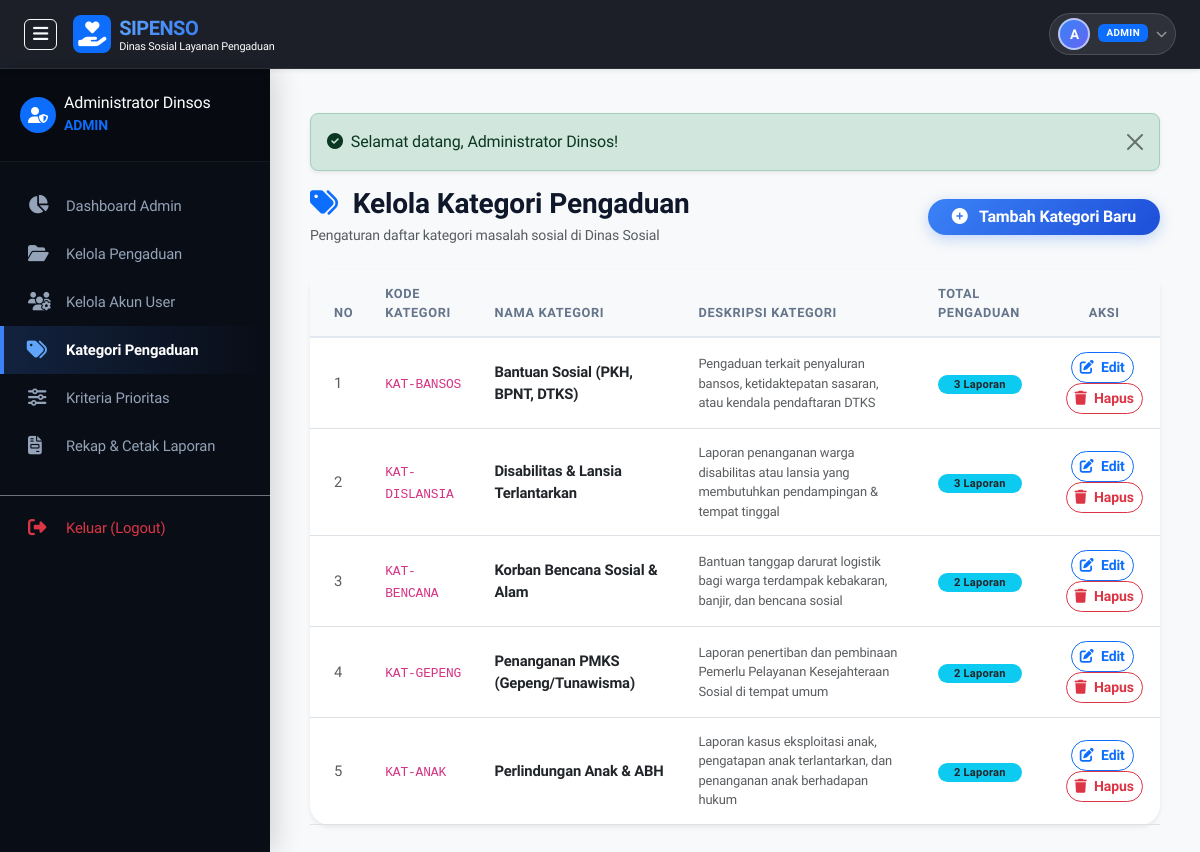
The app's page /admin/kategori.php (signed in) with its own data.
### tables this page shows
CREATE TABLE kategori (
    id INT AUTO_INCREMENT PRIMARY KEY,
    kode_kategori VARCHAR(30) NOT NULL UNIQUE,
    nama_kategori VARCHAR(100) NOT NULL,
    deskripsi TEXT NULL,
    created_at TIMESTAMP DEFAULT CURRENT_TIMESTAMP
);

### admin/kategori.php (the view, shortened to what this page needs)
<?php
require_once __DIR__ . '/../includes/header.php';
$kategori_list = [];
if ($pdo) {
    $stmt = $pdo->query("SELECT k.*, COUNT(p.id) AS total_pengaduan
                        FROM kategori k
                        LEFT JOIN pengaduan p ON k.id = p.kategori_id
                        GROUP BY k.id
                        ORDER BY k.nama_kategori ASC");
    $kategori_list = $stmt->fetchAll();
}
?>
<?php require_once __DIR__ . '/../includes/navbar.php'; ?>
<div class="wrapper-admin">
    <?php require_once __DIR__ . '/../includes/sidebar.php'; ?>
    <div id="content" class="bg-light">
        <div class="container-fluid">
            <?= get_flash(); ?>
            <div class="d-flex flex-column flex-md-row justify-content-between align-items-md-center mb-4 gap-3">
                <div>
                    <h3 class="fw-bold mb-1"><i class="fa-solid fa-tags text-primary me-2"></i> Kelola Kategori Pengaduan</h3>
                    <p class="text-muted small mb-0">Pengaturan daftar kategori masalah sosial di Dinas Sosial</p>
                </div>
                <button class="btn btn-primary rounded-pill px-4 fw-bold" data-bs-toggle="modal" data-bs-target="#modalTambahKategori">
                    <i class="fa-solid fa-plus-circle me-2"></i> Tambah Kategori Baru
                </button>
            </div>
            <div class="card card-custom border-0 shadow-sm">
                <div class="card-body p-0">
                    <div class="table-responsive">
                        <table class="table table-hover align-middle mb-0">
                            <thead class="table-light">
                                <tr>
                                    <th class="ps-4">No</th>
                                    <th>Kode Kategori</th>
                                    <th>Nama Kategori</th>
                                    <th>Deskripsi Kategori</th>
                                    <th>Total Pengaduan</th>
                                    <th class="text-center">Aksi</th>
                                </tr>
                            </thead>
                            <tbody>
                                <?php if (!empty($kategori_list)): ?>
                                    <?php foreach ($kategori_list as $idx => $kat): ?>
                                        <tr>
                                            <td class="ps-4 text-muted"><?= $idx + 1; ?></td>
                                            <td><code><?= sanitize($kat['kode_kategori']); ?></code></td>
                                            <td><span class="fw-bold text-dark"><?= sanitize($kat['nama_kategori']); ?></span></td>
                                            <td class="small text-muted"><?= sanitize($kat['deskripsi']); ?></td>
                                            <td><span class="badge bg-info text-dark px-3 py-1 rounded-pill"><?= (int)$kat['total_pengaduan']; ?> Laporan</span></td>
                                            <td class="text-center">
                                                <button class="btn btn-sm btn-outline-primary rounded-pill me-1"
                                                        data-bs-toggle="modal"
                                                        data-bs-target="#modalEditKategori<?= $kat['id']; ?>">
                                                    <i class="fa-solid fa-edit me-1"></i> Edit
                                                </button>
                                                <a href="<?= base_url('admin/kategori.php?delete=' . $kat['id']); ?>" class="btn btn-sm btn-outline-danger rounded-pill" onclick="return confirm('Hapus kategori ini?');">
                                                    <i class="fa-solid fa-trash me-1"></i> Hapus
                                                </a>
                                            </td>
                                        </tr>
                                    <?php endforeach; ?>
                                <?php endif; ?>
                            </tbody>
                        </table>
                    </div>
                </div>
            </div>
        </div>
    </div>
</div>
<?php require_once __DIR__ . '/../includes/footer.php'; ?>

### assets/css/style.css (style rules this page uses)
:root { --primary-color: #3b82f6; --primary-dark: #1d4ed8; --primary-light: #60a5fa; --secondary-color: #6366f1; --accent-color: #06b6d4; --success-color: #10b981; --warning-color: #f59e0b; --danger-color: #ef4444; --bg-body: #0f172a; --bg-body-light: #f8fafc; --card-bg: #ffffff; --text-main: #0f172a; --text-muted: #64748b; --sidebar-bg: #090d16; --sidebar-hover: #1e293b; --border-color: #e2e8f0; --shadow-sm: 0 2px 8px rgba(15, 23, 42, 0.04); --shadow-md: 0 8px 24px rgba(15, 23, 42, 0.08); --shadow-lg: 0 16px 40px rgba(15, 23, 42, 0.12); --shadow-glow-primary: 0 0 20px rgba(59, 130, 246, 0.35); --shadow-glow-success: 0 0 20px rgba(16, 185, 129, 0.35); --transition-smooth: all 0.25s cubic-bezier(0.4, 0, 0.2, 1); }
body { font-family: 'Plus Jakarta Sans', 'Inter', -apple-system, BlinkMacSystemFont, "Segoe UI", Roboto, sans-serif; background-color: var(--bg-body-light); color: var(--text-main); min-height: 100vh; display: flex; flex-direction: column; letter-spacing: -0.01em; }
.card-custom { background: var(--card-bg); border: 1px solid var(--border-color); border-radius: 20px; box-shadow: var(--shadow-sm); transition: var(--transition-smooth); }
.wrapper-admin { display: flex; width: 100%; align-items: stretch; min-height: calc(100vh - 65px); }
#content { width: 100%; padding: 28px; min-height: calc(100vh - 65px); transition: var(--transition-smooth); background-color: var(--bg-body-light); }
.btn { font-weight: 600; transition: var(--transition-smooth); letter-spacing: -0.01em; }
.btn-primary { background: linear-gradient(135deg, #3b82f6 0%, #1d4ed8 100%); border: none; box-shadow: 0 4px 14px rgba(59, 130, 246, 0.3); }
.table { --bs-table-bg: transparent; font-size: 0.925rem; }
.table thead th { font-size: 0.8rem; text-transform: uppercase; letter-spacing: 0.05em; font-weight: 700; color: #64748b; border-bottom: 2px solid var(--border-color); padding: 14px 16px; }
.table tbody td { padding: 14px 16px; vertical-align: middle; transition: var(--transition-smooth); }
.badge { font-weight: 600; letter-spacing: 0.02em; padding: 0.4em 0.8em; }

### records on screen
kategori: kode_kategori "KAT-BANSOS", nama_kategori "Bantuan Sosial (PKH, BPNT, DTKS)", deskripsi "Pengaduan terkait penyaluran bansos, ketidaktepatan sasaran, atau kendala pendaftaran DTKS", total_pengaduan "3"
kategori: kode_kategori "KAT-DISLANSIA", nama_kategori "Disabilitas & Lansia Terlantarkan", deskripsi "Laporan penanganan warga disabilitas atau lansia yang membutuhkan pendampingan & tempat tinggal", total_pengaduan "3"
kategori: kode_kategori "KAT-BENCANA", nama_kategori "Korban Bencana Sosial & Alam", deskripsi "Bantuan tanggap darurat logistik bagi warga terdampak kebakaran, banjir, dan bencana sosial", total_pengaduan "2"
kategori: kode_kategori "KAT-GEPENG", nama_kategori "Penanganan PMKS (Gepeng/Tunawisma)", deskripsi "Laporan penertiban dan pembinaan Pemerlu Pelayanan Kesejahteraan Sosial di tempat umum", total_pengaduan "2"
kategori: kode_kategori "KAT-ANAK", nama_kategori "Perlindungan Anak & ABH", deskripsi "Laporan kasus eksploitasi anak, pengatapan anak terlantarkan, dan penanganan anak berhadapan hukum", total_pengaduan "2"

### other values on screen
substr($nama_user, 0, 1) "A"
$role "ADMIN"
$_SESSION['nama_lengkap'] "Administrator Dinsos"
$flash['message'] "Selamat datang, Administrator Dinsos!"
